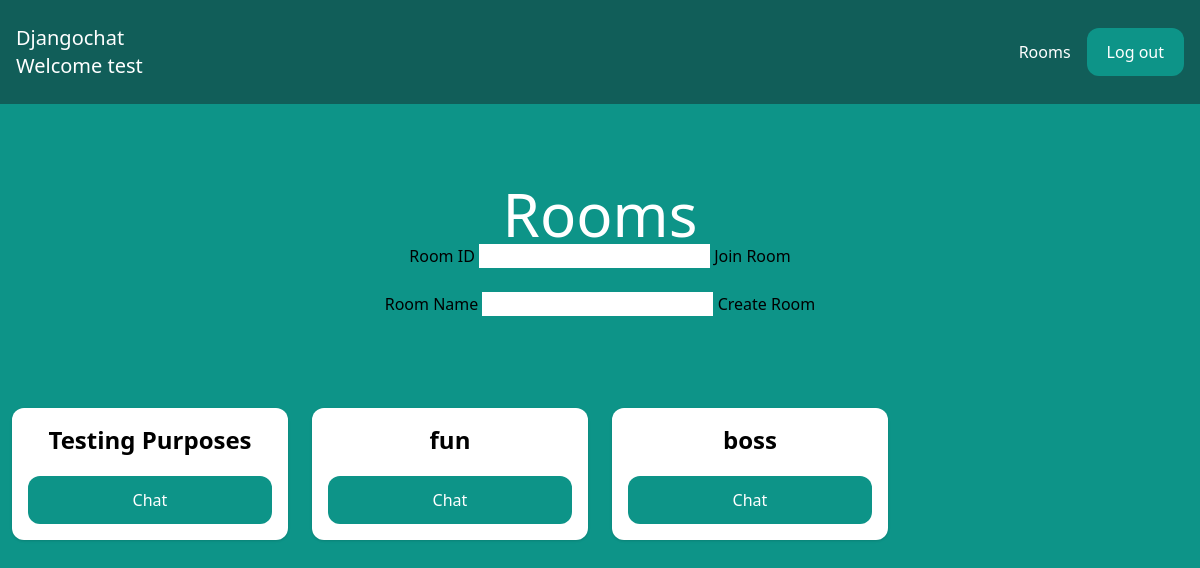
The page /rooms/ (signed in) on the database as committed earlier.
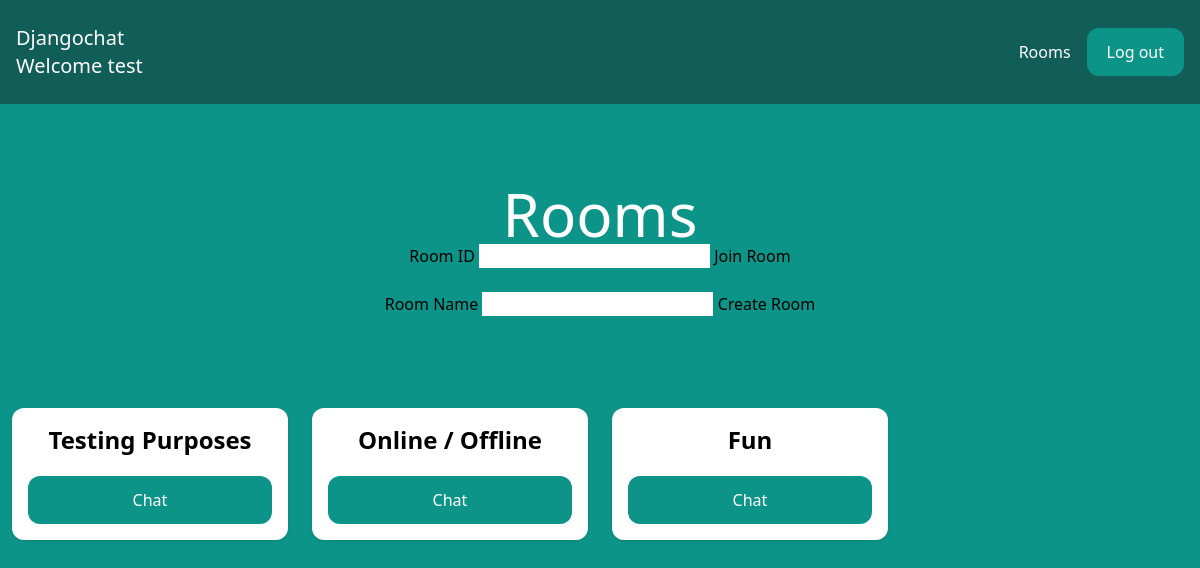
The same page on the database as committed later.
### room/models.py (models this page shows, shortened)
class Room(models.Model):
    name = models.CharField(max_length=255)
    slug = models.SlugField(unique=True)
    participants = models.ManyToManyField(User, related_name='joined_rooms')
    online_participants = models.ManyToManyField(User, related_name='online_rooms', blank=True)

### room/views.py (the view, shortened to what this page needs)
# urls.py: path('', views.user_rooms, name='user_rooms'),
@login_required
def user_rooms(request):
    user_rooms = Room.objects.filter(participants=request.user)
    return render(request, 'room/rooms.html', {'user_rooms': user_rooms})

### room/templates/room/rooms.html (shortened to what this page needs)
{% extends 'core/base.html' %}
{% block content %}
<div class="p-10 lg:p-20 text-center">
    <h1 class="text-3xl lg:text-6xl text-white">Rooms</h1>
    <form method="POST" action="{% url 'user_rooms' %}">
        <label>Room ID</label>
        <input type="text" name="room_slug" id="room_slug">
        <button type="submit">Join Room</button>
    </form>
    <br>
    <form method="POST" action="{% url 'user_rooms' %}">
        <label>Room Name</label>
        <input type="text" name="room_name" id="room_name">
        <button type="submit">Create Room</button>
    </form>
</div>
<div class="w-full flex flex-wrap items-center">
    {% for room in user_rooms %}
        <div class="w-full lg:w-1/4 px-3 py-3">
            <div class="p-4 bg-white shadow rounded-xl text-center">
                <h2 class="mb-5 text-2xl font-semibold">{{ room.name }}</h2>
                <a href="{% url 'room' room.slug %}" class="px-5 py-3 block rounded-xl text-white bg-teal-600 hover:bg-teal-700">Chat</a>
            </div>
        </div>
    {% endfor %}
</div>
{% endblock %}

### core/templates/core/base.html (shortened to what this page needs)
<!DOCTYPE html>
<html>
    <head>
        <script src="https://cdn.tailwindcss.com"></script>
    </head>
    <body class="bg-teal-600">
        <nav class="flex items-center justify-between px-4 py-6 bg-teal-800">
            <div>
                <a href="/" class="text-xl text-white">Djangochat</a>
                <p class="text-xl text-white">Welcome {{user.username}}</p>
            </div>
            <div class="flex items-center space-x-4">
                {% if request.user.is_authenticated %}
                    <a href="/rooms/" class="text-white hover:text-gray-200">Rooms</a>
                    <a href="/logout/" class="px-5 py-3 rounded-xl text-white bg-teal-600 hover:bg-teal-700">Log out</a>
                {% else %}
                    <a href="/login/" class="text-white hover:text-gray-200">Log in</a>
                    <a href="/signup/" class="px-5 py-3 rounded-xl text-white bg-teal-600 hover:bg-teal-700">Sign up</a>
                {% endif %}
            </div>
        </nav>
        {% block content %}
        {% endblock %}
    </body>
</html>

Rows that differ between the two databases and show on the page:
removed Room: name "fun"
removed Room: name "boss"
added Room: name "Online / Offline"
added Room: name "Fun"
